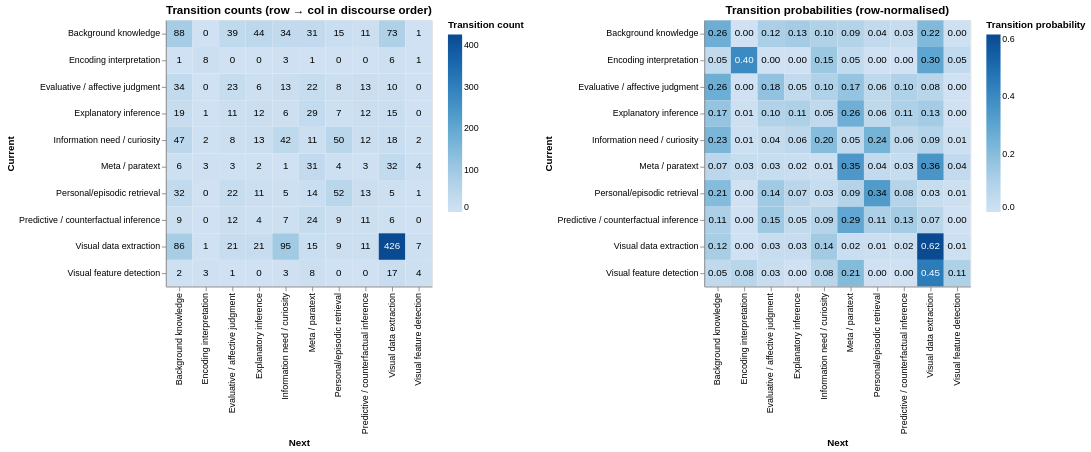

Notebook code for this chart:
### Markdown cell above
## 2 — Sequence (temporal-order) transition analysis

### Code cell
from itertools import product

# Compute count and probability transition matrices as before
transitions = Counter()
for c in comments:
    seq = [n.get("comment_tag") for n in sorted(c.get("dependency_graph") or [], key=lambda n: n["id"])]
    for a, b in zip(seq, seq[1:]):
        transitions[(a, b)] += 1

all_tags = sorted({g for pair in transitions for g in pair})
# Fill zeros for all pairs so the heatmap grid is complete
all_pairs = list(product(all_tags, all_tags))

heatmap_count_data = []
for a, b in all_pairs:
    cnt = transitions.get((a, b), 0)
    heatmap_count_data.append({"current": a, "next": b, "count": cnt})

trans_mat = pd.DataFrame(0, index=all_tags, columns=all_tags, dtype=int)
for (a, b), cnt in transitions.items():
    trans_mat.loc[a, b] = cnt

trans_row_sum = trans_mat.sum(axis=1).replace(0, np.nan)
heatmap_prob_data = []
for a, b in all_pairs:
    cnt = transitions.get((a, b), 0)
    denom = trans_row_sum[a]
    prob = cnt / denom if pd.notna(denom) and denom > 0 else np.nan
    heatmap_prob_data.append({"current": a, "next": b, "probability": prob})

# Transition count heatmap (row=current, col=next)
count_chart = (
    alt.Chart(pd.DataFrame(heatmap_count_data))
    .mark_rect()
    .encode(
        x=alt.X("next:O", title="Next", sort=all_tags),
        y=alt.Y("current:O", title="Current", sort=all_tags),
        color=alt.Color(
            "count:Q",
            scale=alt.Scale(scheme="blues"),
            legend=alt.Legend(title="Transition count"),
        ),
        tooltip=["current", "next", "count"]
    )
    .properties(
        title="Transition counts (row → col in discourse order)",
        width=300, height=300
    )
    +
    alt.Chart(pd.DataFrame(heatmap_count_data)).mark_text(baseline="middle").encode(
        x=alt.X("next:O", sort=all_tags),
        y=alt.Y("current:O", sort=all_tags),
        text=alt.Text("count:Q"),
        color=alt.condition(
            "datum.count < 100",
            alt.value("black"),
            alt.value("white"),
        )
    )
)

# Transition probability heatmap (row-normalised)
prob_chart = (
    alt.Chart(pd.DataFrame(heatmap_prob_data))
    .mark_rect()
    .encode(
        x=alt.X("next:O", title="Next", sort=all_tags),
        y=alt.Y("current:O", title="Current", sort=all_tags),
        color=alt.Color(
            "probability:Q",
            scale=alt.Scale(scheme="blues"),
            legend=alt.Legend(title="Transition probability"),
        ),
        tooltip=["current", "next", alt.Tooltip("probability:Q", format=".2f")]
    )
    .properties(
        title="Transition probabilities (row-normalised)",
        width=300, height=300
    )
    +
    alt.Chart(pd.DataFrame(heatmap_prob_data)).mark_text(baseline="middle").encode(
        x=alt.X("next:O", sort=all_tags),
        y=alt.Y("current:O", sort=all_tags),
        text=alt.Text("probability:Q", format=".2f"),
        color=alt.condition(
            "datum.probability < 0.4",
            alt.value("black"),
            alt.value("white"),
        )
    )
)

alt.hconcat(
    count_chart.resolve_scale(color="independent"),
    prob_chart.resolve_scale(color="independent")
)

### Figure 1 — Vega-Lite specification as saved in the notebook (floating-point values rounded to 4 significant figures)
{"config": {"view": {"continuousWidth": 300, "continuousHeight": 300}}, "hconcat": [{"layer": [{"data": {"name": "data-8bdc757c2a88143e37ba87e2527a35dc"}, "mark": {"type": "rect"}, "encoding": {"color": {"field": "count", "legend": {"title": "Transition count"}, "scale": {"scheme": "blues"}, "type": "quantitative"}, "tooltip": [{"field": "current", "type": "nominal"}, {"field": "next", "type": "nominal"}, {"field": "count", "type": "quantitative"}], "x": {"field": "next", "sort": ["Background knowledge", "Encoding interpretation", "Evaluative / affective judgment", "Explanatory inference", "Information need / curiosity", "Meta / paratext", "Personal/episodic retrieval", "Predictive / counterfactual inference", "Visual data extraction", "Visual feature detection"], "title": "Next", "type": "ordinal"}, "y": {"field": "current", "sort": ["Background knowledge", "Encoding interpretation", "Evaluative / affective judgment", "Explanatory inference", "Information need / curiosity", "Meta / paratext", "Personal/episodic retrieval", "Predictive / counterfactual inference", "Visual data extraction", "Visual feature detection"], "title": "Current", "type": "ordinal"}}, "title": "Transition counts (row → col in discourse order)"}, {"data": {"name": "data-8bdc757c2a88143e37ba87e2527a35dc"}, "mark": {"type": "text", "baseline": "middle"}, "encoding": {"color": {"condition": {"test": "datum.count < 100", "value": "black"}, "value": "white"}, "text": {"field": "count", "type": "quantitative"}, "x": {"field": "next", "sort": ["Background knowledge", "Encoding interpretation", "Evaluative / affective judgment", "Explanatory inference", "Information need / curiosity", "Meta / paratext", "Personal/episodic retrieval", "Predictive / counterfactual inference", "Visual data extraction", "Visual feature detection"], "type": "ordinal"}, "y": {"field": "current", "sort": ["Background knowledge", "Encoding interpretation", "Evaluative / affective judgment", "Explanatory inference", "Information need / curiosity", "Meta / paratext", "Personal/episodic retrieval", "Predictive / counterfactual inference", "Visual data extraction", "Visual feature detection"], "type": "ordinal"}}}], "height": 300, "resolve": {"scale": {"color": "independent"}}, "width": 300}, {"layer": [{"data": {"name": "data-7cded13767b1ad384b7b8930791552a6"}, "mark": {"type": "rect"}, "encoding": {"color": {"field": "probability", "legend": {"title": "Transition probability"}, "scale": {"scheme": "blues"}, "type": "quantitative"}, "tooltip": [{"field": "current", "type": "nominal"}, {"field": "next", "type": "nominal"}, {"field": "probability", "format": ".2f", "type": "quantitative"}], "x": {"field": "next", "sort": ["Background knowledge", "Encoding interpretation", "Evaluative / affective judgment", "Explanatory inference", "Information need / curiosity", "Meta / paratext", "Personal/episodic retrieval", "Predictive / counterfactual inference", "Visual data extraction", "Visual feature detection"], "title": "Next", "type": "ordinal"}, "y": {"field": "current", "sort": ["Background knowledge", "Encoding interpretation", "Evaluative / affective judgment", "Explanatory inference", "Information need / curiosity", "Meta / paratext", "Personal/episodic retrieval", "Predictive / counterfactual inference", "Visual data extraction", "Visual feature detection"], "title": "Current", "type": "ordinal"}}, "title": "Transition probabilities (row-normalised)"}, {"data": {"name": "data-7cded13767b1ad384b7b8930791552a6"}, "mark": {"type": "text", "baseline": "middle"}, "encoding": {"color": {"condition": {"test": "datum.probability < 0.4", "value": "black"}, "value": "white"}, "text": {"field": "probability", "format": ".2f", "type": "quantitative"}, "x": {"field": "next", "sort": ["Background knowledge", "Encoding interpretation", "Evaluative / affective judgment", "Explanatory inference", "Information need / curiosity", "Meta / paratext", "Personal/episodic retrieval", "Predictive / counterfactual inference", "Visual data extraction", "Visual feature detection"], "type": "ordinal"}, "y": {"field": "current", "sort": ["Background knowledge", "Encoding interpretation", "Evaluative / affective judgment", "Explanatory inference", "Information need / curiosity", "Meta / paratext", "Personal/episodic retrieval", "Predictive / counterfactual inference", "Visual data extraction", "Visual feature detection"], "type": "ordinal"}}}], "height": 300, "resolve": {"scale": {"color": "independent"}}, "width": 300}], "$schema": "https://vega.github.io/schema/vega-lite/v6.1.0.json", "datasets": {"data-8bdc757c2a88143e37ba87e2527a35dc": [{"current": "Background knowledge", "next": "Background knowledge", "count": 88}, {"current": "Background knowledge", "next": "Encoding interpretation", "count": 0}, {"current": "Background knowledge", "next": "Evaluative / affective judgment", "count": 39}, {"current": "Background knowledge", "next": "Explanatory inference", "count": 44}, {"current": "Background knowledge", "next": "Information need / curiosity", "count": 34}, {"current": "Background knowledge", "next": "Meta / paratext", "count": 31}, {"current": "Background knowledge", "next": "Personal/episodic retrieval", "count": 15}, {"current": "Background knowledge", "next": "Predictive / counterfactual inference", "count": 11}, {"current": "Background knowledge", "next": "Visual data extraction", "count": 73}, {"current": "Background knowledge", "next": "Visual feature detection", "count": 1}, {"current": "Encoding interpretation", "next": "Background knowledge", "count": 1}, {"current": "Encoding interpretation", "next": "Encoding interpretation", "count": 8}, {"current": "Encoding interpretation", "next": "Evaluative / affective judgment", "count": 0}, {"current": "Encoding interpretation", "next": "Explanatory inference", "count": 0}, {"current": "Encoding interpretation", "next": "Information need / curiosity", "count": 3}, {"current": "Encoding interpretation", "next": "Meta / paratext", "count": 1}, {"current": "Encoding interpretation", "next": "Personal/episodic retrieval", "count": 0}, {"current": "Encoding interpretation", "next": "Predictive / counterfactual inference", "count": 0}, {"current": "Encoding interpretation", "next": "Visual data extraction", "count": 6}, {"current": "Encoding interpretation", "next": "Visual feature detection", "count": 1}, {"current": "Evaluative / affective judgment", "next": "Background knowledge", "count": 34}, {"current": "Evaluative / affective judgment", "next": "Encoding interpretation", "count": 0}, {"current": "Evaluative / affective judgment", "next": "Evaluative / affective judgment", "count": 23}, {"current": "Evaluative / affective judgment", "next": "Explanatory inference", "count": 6}, {"current": "Evaluative / affective judgment", "next": "Information need / curiosity", "count": 13}, {"current": "Evaluative / affective judgment", "next": "Meta / paratext", "count": 22}, {"current": "Evaluative / affective judgment", "next": "Personal/episodic retrieval", "count": 8}, {"current": "Evaluative / affective judgment", "next": "Predictive / counterfactual inference", "count": 13}, {"current": "Evaluative / affective judgment", "next": "Visual data extraction", "count": 10}, {"current": "Evaluative / affective judgment", "next": "Visual feature detection", "count": 0}, {"current": "Explanatory inference", "next": "Background knowledge", "count": 19}, {"current": "Explanatory inference", "next": "Encoding interpretation", "count": 1}, {"current": "Explanatory inference", "next": "Evaluative / affective judgment", "count": 11}, {"current": "Explanatory inference", "next": "Explanatory inference", "count": 12}, {"current": "Explanatory inference", "next": "Information need / curiosity", "count": 6}, {"current": "Explanatory inference", "next": "Meta / paratext", "count": 29}, {"current": "Explanatory inference", "next": "Personal/episodic retrieval", "count": 7}, {"current": "Explanatory inference", "next": "Predictive / counterfactual inference", "count": 12}, {"current": "Explanatory inference", "next": "Visual data extraction", "count": 15}, {"current": "Explanatory inference", "next": "Visual feature detection", "count": 0}, {"current": "Information need / curiosity", "next": "Background knowledge", "count": 47}, {"current": "Information need / curiosity", "next": "Encoding interpretation", "count": 2}, {"current": "Information need / curiosity", "next": "Evaluative / affective judgment", "count": 8}, {"current": "Information need / curiosity", "next": "Explanatory inference", "count": 13}, {"current": "Information need / curiosity", "next": "Information need / curiosity", "count": 42}, {"current": "Information need / curiosity", "next": "Meta / paratext", "count": 11}, {"current": "Information need / curiosity", "next": "Personal/episodic retrieval", "count": 50}, {"current": "Information need / curiosity", "next": "Predictive / counterfactual inference", "count": 12}, {"current": "Information need / curiosity", "next": "Visual data extraction", "count": 18}, {"current": "Information need / curiosity", "next": "Visual feature detection", "count": 2}, {"current": "Meta / paratext", "next": "Background knowledge", "count": 6}, {"current": "Meta / paratext", "next": "Encoding interpretation", "count": 3}, {"current": "Meta / paratext", "next": "Evaluative / affective judgment", "count": 3}, {"current": "Meta / paratext", "next": "Explanatory inference", "count": 2}, {"current": "Meta / paratext", "next": "Information need / curiosity", "count": 1}, {"current": "Meta / paratext", "next": "Meta / paratext", "count": 31}, {"current": "Meta / paratext", "next": "Personal/episodic retrieval", "count": 4}, {"current": "Meta / paratext", "next": "Predictive / counterfactual inference", "count": 3}, {"current": "Meta / paratext", "next": "Visual data extraction", "count": 32}, {"current": "Meta / paratext", "next": "Visual feature detection", "count": 4}, {"current": "Personal/episodic retrieval", "next": "Background knowledge", "count": 32}, {"current": "Personal/episodic retrieval", "next": "Encoding interpretation", "count": 0}, {"current": "Personal/episodic retrieval", "next": "Evaluative / affective judgment", "count": 22}, {"current": "Personal/episodic retrieval", "next": "Explanatory inference", "count": 11}, {"current": "Personal/episodic retrieval", "next": "Information need / curiosity", "count": 5}, {"current": "Personal/episodic retrieval", "next": "Meta / paratext", "count": 14}, {"current": "Personal/episodic retrieval", "next": "Personal/episodic retrieval", "count": 52}, {"current": "Personal/episodic retrieval", "next": "Predictive / counterfactual inference", "count": 13}, {"current": "Personal/episodic retrieval", "next": "Visual data extraction", "count": 5}, {"current": "Personal/episodic retrieval", "next": "Visual feature detection", "count": 1}, {"current": "Predictive / counterfactual inference", "next": "Background knowledge", "count": 9}, {"current": "Predictive / counterfactual inference", "next": "Encoding interpretation", "count": 0}, {"current": "Predictive / counterfactual inference", "next": "Evaluative / affective judgment", "count": 12}, {"current": "Predictive / counterfactual inference", "next": "Explanatory inference", "count": 4}, {"current": "Predictive / counterfactual inference", "next": "Information need / curiosity", "count": 7}, {"current": "Predictive / counterfactual inference", "next": "Meta / paratext", "count": 24}, {"current": "Predictive / counterfactual inference", "next": "Personal/episodic retrieval", "count": 9}, {"current": "Predictive / counterfactual inference", "next": "Predictive / counterfactual inference", "count": 11}, {"current": "Predictive / counterfactual inference", "next": "Visual data extraction", "count": 6}, {"current": "Predictive / counterfactual inference", "next": "Visual feature detection", "count": 0}, {"current": "Visual data extraction", "next": "Background knowledge", "count": 86}, {"current": "Visual data extraction", "next": "Encoding interpretation", "count": 1}, {"current": "Visual data extraction", "next": "Evaluative / affective judgment", "count": 21}, {"current": "Visual data extraction", "next": "Explanatory inference", "count": 21}, {"current": "Visual data extraction", "next": "Information need / curiosity", "count": 95}, {"current": "Visual data extraction", "next": "Meta / paratext", "count": 15}, {"current": "Visual data extraction", "next": "Personal/episodic retrieval", "count": 9}, {"current": "Visual data extraction", "next": "Predictive / counterfactual inference", "count": 11}, {"current": "Visual data extraction", "next": "Visual data extraction", "count": 426}, {"current": "Visual data extraction", "next": "Visual feature detection", "count": 7}, {"current": "Visual feature detection", "next": "Background knowledge", "count": 2}, {"current": "Visual feature detection", "next": "Encoding interpretation", "count": 3}, {"current": "Visual feature detection", "next": "Evaluative / affective judgment", "count": 1}, {"current": "Visual feature detection", "next": "Explanatory inference", "count": 0}, {"current": "Visual feature detection", "next": "Information need / curiosity", "count": 3}, {"current": "Visual feature detection", "next": "Meta / paratext", "count": 8}, {"current": "Visual feature detection", "next": "Personal/episodic retrieval", "count": 0}, {"current": "Visual feature detection", "next": "Predictive / counterfactual inference", "count": 0}, {"current": "Visual feature detection", "next": "Visual data extraction", "count": 17}, {"current": "Visual feature detection", "next": "Visual feature detection", "count": 4}], "data-7cded13767b1ad384b7b8930791552a6": [{"current": "Background knowledge", "next": "Background knowledge", "probability": 0.2619}, {"current": "Background knowledge", "next": "Encoding interpretation", "probability": 0.0}, {"current": "Background knowledge", "next": "Evaluative / affective judgment", "probability": 0.1161}, {"current": "Background knowledge", "next": "Explanatory inference", "probability": 0.131}, {"current": "Background knowledge", "next": "Information need / curiosity", "probability": 0.1012}, {"current": "Background knowledge", "next": "Meta / paratext", "probability": 0.09226}, {"current": "Background knowledge", "next": "Personal/episodic retrieval", "probability": 0.04464}, {"current": "Background knowledge", "next": "Predictive / counterfactual inference", "probability": 0.03274}, {"current": "Background knowledge", "next": "Visual data extraction", "probability": 0.2173}, {"current": "Background knowledge", "next": "Visual feature detection", "probability": 0.002976}, {"current": "Encoding interpretation", "next": "Background knowledge", "probability": 0.05}, {"current": "Encoding interpretation", "next": "Encoding interpretation", "probability": 0.4}, {"current": "Encoding interpretation", "next": "Evaluative / affective judgment", "probability": 0.0}, {"current": "Encoding interpretation", "next": "Explanatory inference", "probability": 0.0}, {"current": "Encoding interpretation", "next": "Information need / curiosity", "probability": 0.15}, {"current": "Encoding interpretation", "next": "Meta / paratext", "probability": 0.05}, {"current": "Encoding interpretation", "next": "Personal/episodic retrieval", "probability": 0.0}, {"current": "Encoding interpretation", "next": "Predictive / counterfactual inference", "probability": 0.0}, {"current": "Encoding interpretation", "next": "Visual data extraction", "probability": 0.3}, {"current": "Encoding interpretation", "next": "Visual feature detection", "probability": 0.05}, {"current": "Evaluative / affective judgment", "next": "Background knowledge", "probability": 0.2636}, {"current": "Evaluative / affective judgment", "next": "Encoding interpretation", "probability": 0.0}, {"current": "Evaluative / affective judgment", "next": "Evaluative / affective judgment", "probability": 0.1783}, {"current": "Evaluative / affective judgment", "next": "Explanatory inference", "probability": 0.04651}, {"current": "Evaluative / affective judgment", "next": "Information need / curiosity", "probability": 0.1008}, {"current": "Evaluative / affective judgment", "next": "Meta / paratext", "probability": 0.1705}, {"current": "Evaluative / affective judgment", "next": "Personal/episodic retrieval", "probability": 0.06202}, {"current": "Evaluative / affective judgment", "next": "Predictive / counterfactual inference", "probability": 0.1008}, {"current": "Evaluative / affective judgment", "next": "Visual data extraction", "probability": 0.07752}, {"current": "Evaluative / affective judgment", "next": "Visual feature detection", "probability": 0.0}, {"current": "Explanatory inference", "next": "Background knowledge", "probability": 0.1696}, {"current": "Explanatory inference", "next": "Encoding interpretation", "probability": 0.008929}, {"current": "Explanatory inference", "next": "Evaluative / affective judgment", "probability": 0.09821}, {"current": "Explanatory inference", "next": "Explanatory inference", "probability": 0.1071}, {"current": "Explanatory inference", "next": "Information need / curiosity", "probability": 0.05357}, {"current": "Explanatory inference", "next": "Meta / paratext", "probability": 0.2589}, {"current": "Explanatory inference", "next": "Personal/episodic retrieval", "probability": 0.0625}, {"current": "Explanatory inference", "next": "Predictive / counterfactual inference", "probability": 0.1071}, {"current": "Explanatory inference", "next": "Visual data extraction", "probability": 0.1339}, {"current": "Explanatory inference", "next": "Visual feature detection", "probability": 0.0}, {"current": "Information need / curiosity", "next": "Background knowledge", "probability": 0.2293}, {"current": "Information need / curiosity", "next": "Encoding interpretation", "probability": 0.009756}, {"current": "Information need / curiosity", "next": "Evaluative / affective judgment", "probability": 0.03902}, {"current": "Information need / curiosity", "next": "Explanatory inference", "probability": 0.06341}, {"current": "Information need / curiosity", "next": "Information need / curiosity", "probability": 0.2049}, {"current": "Information need / curiosity", "next": "Meta / paratext", "probability": 0.05366}, {"current": "Information need / curiosity", "next": "Personal/episodic retrieval", "probability": 0.2439}, {"current": "Information need / curiosity", "next": "Predictive / counterfactual inference", "probability": 0.05854}, {"current": "Information need / curiosity", "next": "Visual data extraction", "probability": 0.0878}, {"current": "Information need / curiosity", "next": "Visual feature detection", "probability": 0.009756}, {"current": "Meta / paratext", "next": "Background knowledge", "probability": 0.06742}, {"current": "Meta / paratext", "next": "Encoding interpretation", "probability": 0.03371}, {"current": "Meta / paratext", "next": "Evaluative / affective judgment", "probability": 0.03371}, {"current": "Meta / paratext", "next": "Explanatory inference", "probability": 0.02247}, {"current": "Meta / paratext", "next": "Information need / curiosity", "probability": 0.01124}, {"current": "Meta / paratext", "next": "Meta / paratext", "probability": 0.3483}, {"current": "Meta / paratext", "next": "Personal/episodic retrieval", "probability": 0.04494}, {"current": "Meta / paratext", "next": "Predictive / counterfactual inference", "probability": 0.03371}, {"current": "Meta / paratext", "next": "Visual data extraction", "probability": 0.3596}, {"current": "Meta / paratext", "next": "Visual feature detection", "probability": 0.04494}, {"current": "Personal/episodic retrieval", "next": "Background knowledge", "probability": 0.2065}, {"current": "Personal/episodic retrieval", "next": "Encoding interpretation", "probability": 0.0}, {"current": "Personal/episodic retrieval", "next": "Evaluative / affective judgment", "probability": 0.1419}, {"current": "Personal/episodic retrieval", "next": "Explanatory inference", "probability": 0.07097}, {"current": "Personal/episodic retrieval", "next": "Information need / curiosity", "probability": 0.03226}, {"current": "Personal/episodic retrieval", "next": "Meta / paratext", "probability": 0.09032}, {"current": "Personal/episodic retrieval", "next": "Personal/episodic retrieval", "probability": 0.3355}, {"current": "Personal/episodic retrieval", "next": "Predictive / counterfactual inference", "probability": 0.08387}, {"current": "Personal/episodic retrieval", "next": "Visual data extraction", "probability": 0.03226}, {"current": "Personal/episodic retrieval", "next": "Visual feature detection", "probability": 0.006452}, {"current": "Predictive / counterfactual inference", "next": "Background knowledge", "probability": 0.1098}, {"current": "Predictive / counterfactual inference", "next": "Encoding interpretation", "probability": 0.0}, {"current": "Predictive / counterfactual inference", "next": "Evaluative / affective judgment", "probability": 0.1463}, {"current": "Predictive / counterfactual inference", "next": "Explanatory inference", "probability": 0.04878}, {"current": "Predictive / counterfactual inference", "next": "Information need / curiosity", "probability": 0.08537}, {"current": "Predictive / counterfactual inference", "next": "Meta / paratext", "probability": 0.2927}, {"current": "Predictive / counterfactual inference", "next": "Personal/episodic retrieval", "probability": 0.1098}, {"current": "Predictive / counterfactual inference", "next": "Predictive / counterfactual inference", "probability": 0.1341}, {"current": "Predictive / counterfactual inference", "next": "Visual data extraction", "probability": 0.07317}, {"current": "Predictive / counterfactual inference", "next": "Visual feature detection", "probability": 0.0}, {"current": "Visual data extraction", "next": "Background knowledge", "probability": 0.1243}, {"current": "Visual data extraction", "next": "Encoding interpretation", "probability": 0.001445}, {"current": "Visual data extraction", "next": "Evaluative / affective judgment", "probability": 0.03035}, {"current": "Visual data extraction", "next": "Explanatory inference", "probability": 0.03035}, {"current": "Visual data extraction", "next": "Information need / curiosity", "probability": 0.1373}, {"current": "Visual data extraction", "next": "Meta / paratext", "probability": 0.02168}, {"current": "Visual data extraction", "next": "Personal/episodic retrieval", "probability": 0.01301}, {"current": "Visual data extraction", "next": "Predictive / counterfactual inference", "probability": 0.0159}, {"current": "Visual data extraction", "next": "Visual data extraction", "probability": 0.6156}, {"current": "Visual data extraction", "next": "Visual feature detection", "probability": 0.01012}, {"current": "Visual feature detection", "next": "Background knowledge", "probability": 0.05263}, {"current": "Visual feature detection", "next": "Encoding interpretation", "probability": 0.07895}, {"current": "Visual feature detection", "next": "Evaluative / affective judgment", "probability": 0.02632}, {"current": "Visual feature detection", "next": "Explanatory inference", "probability": 0.0}, {"current": "Visual feature detection", "next": "Information need / curiosity", "probability": 0.07895}, {"current": "Visual feature detection", "next": "Meta / paratext", "probability": 0.2105}, {"current": "Visual feature detection", "next": "Personal/episodic retrieval", "probability": 0.0}, {"current": "Visual feature detection", "next": "Predictive / counterfactual inference", "probability": 0.0}, {"current": "Visual feature detection", "next": "Visual data extraction", "probability": 0.4474}, {"current": "Visual feature detection", "next": "Visual feature detection", "probability": 0.1053}]}}
